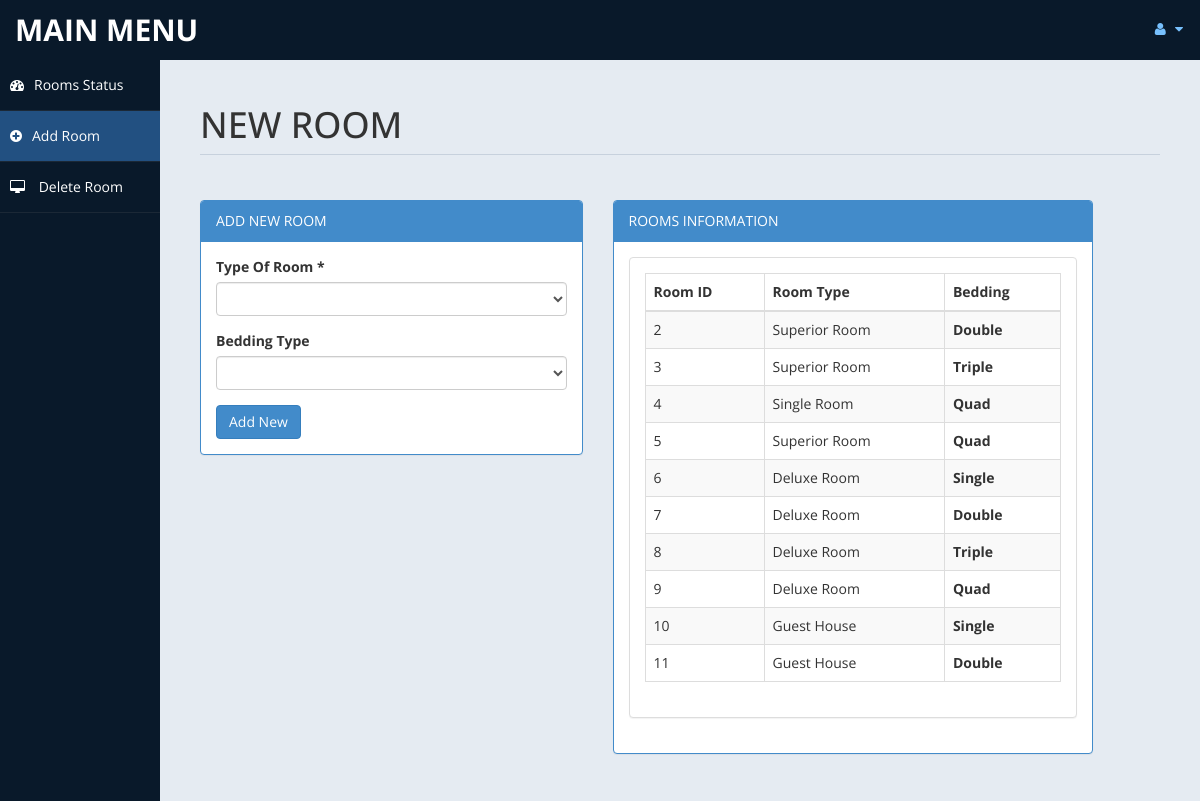
The app's page /admin/room.php (signed in) with its own data.
### tables this page shows
CREATE TABLE `room` (
  `id` int(10) UNSIGNED NOT NULL,
  `type` varchar(15) DEFAULT NULL,
  `bedding` varchar(10) DEFAULT NULL,
  `place` varchar(10) DEFAULT NULL,
  `cusid` int(11) DEFAULT NULL
);

### admin/room.php (the view, shortened to what this page needs)
<!DOCTYPE html>
<html xmlns="http://www.w3.org/1999/xhtml">
<head>
    <link href="assets/css/bootstrap.css" rel="stylesheet" />
    <link href="assets/css/font-awesome.css" rel="stylesheet" />
    <link href="assets/css/custom-styles.css" rel="stylesheet" />
</head>
<body>
    <div id="wrapper">
        <nav class="navbar navbar-default top-navbar" role="navigation">
            <div class="navbar-header">
                <a class="navbar-brand" href="home.php">MAIN MENU </a>
            </div>
            <ul class="nav navbar-top-links navbar-right">
                <li class="dropdown">
                    <a class="dropdown-toggle" data-toggle="dropdown" href="#" aria-expanded="false">
                        <i class="fa fa-user fa-fw"></i> <i class="fa fa-caret-down"></i>
                    </a>
                </li>
            </ul>
        </nav>
        <nav class="navbar-default navbar-side" role="navigation">
            <div class="sidebar-collapse">
                <ul class="nav" id="main-menu">
                    <li>
                        <a  href="settings.php"><i class="fa fa-dashboard"></i>Rooms Status</a>
                    </li>
					<li>
                        <a  class="active-menu" href="room.php"><i class="fa fa-plus-circle"></i>Add Room</a>
                    </li>
                    <li>
                        <a  href="roomdel.php"><i class="fa fa-desktop"></i> Delete Room</a>
                    </li>
            </div>
        </nav>
        <div id="page-wrapper" >
            <div id="page-inner">
			 <div class="row">
                    <div class="col-md-12">
                        <h1 class="page-header">
                           NEW ROOM <small></small>
                        </h1>
                    </div>
                </div>
            <div class="row">
                <div class="col-md-5 col-sm-5">
                    <div class="panel panel-primary">
                        <div class="panel-heading">
                            ADD NEW ROOM
                        </div>
                        <div class="panel-body">
						<form name="form" method="post">
                       <div class="form-group">
                        <label>Type Of Room *</label>
                        <select name="troom"  class="form-control" required>
						<option value selected ></option>
                        <option value="Superior Room">SUPERIOR ROOM</option>
                     </select>
                 </div>
				<div class="form-group">
                   <label>Bedding Type</label>
                   <select name="bed" class="form-control" required>
					<option value selected ></option>
                    <option value="Single">Single</option>
                </select>
             </div>
				<input type="submit" name="add" value="Add New" class="btn btn-primary">
	</form>
		<?php
			 include('db.php');
		?>
                        </div>
                    </div>
                </div>
            <div class="row">
                <div class="col-md-6 col-sm-6">
                    <div class="panel panel-primary">
                        <div class="panel-heading">
                            ROOMS INFORMATION
                        </div>
                        <div class="panel-body">
                    <div class="panel panel-default">
                        <?php
						$sql = "select * from room limit 0,10";
						$re = mysqli_query($con,$sql)
						?>
                        <div class="panel-body">
                            <div class="table-responsive">
                                <table class="table table-striped table-bordered table-hover" id="dataTables-example">
                                    <thead>
                                        <tr>
                                            <th>Room ID</th>
                                            <th>Room Type</th>
											<th>Bedding</th>
                                        </tr>
                                    </thead>
                                    <tbody>
		<?php
		while($row= mysqli_fetch_array($re))
			{
					$id = $row['id'];
			if($id % 2 == 0)
				{
					echo "<tr class=odd gradeX>
						<td>".$row['id']."</td>
						<td>".$row['type']."</td>
					   <th>".$row['bedding']."</th>
					</tr>";
				}
				else
					{
					echo"<tr class=even gradeC>
					<td>".$row['id']."</td>
					<td>".$row['type']."</td>
				   <th>".$row['bedding']."</th>
				</tr>";
				}
			}
		?>
                                    </tbody>
                                </table>
                            </div>
                        </div>
                    </div>
                       </div>
                    </div>
                </div>
            </div>
					</div>
            </div>
        </div>
</body>
</html>

### admin/assets/css/custom-styles.css (style rules this page uses)
body { font-family: 'Open Sans', sans-serif; }
#wrapper { width: 100%; background:#09192A; }
#page-wrapper { padding: 15px 15px; min-height: 600px; background:#E5EBF2; }
#page-inner { width:100%; margin:10px 20px 10px 0px; background-color:transparent; padding:10px; min-height:1200px; }
h1, .h1, h2, .h2, h3, .h3 { margin-top: 7px; margin-bottom: -5px; }
.page-header { padding-bottom: 9px; margin: 10px 0 45px; border-bottom: 1px solid #C7D1DD; }
.top-navbar { margin:0px; }
.top-navbar .navbar-brand { color: #fff; width: 260px; text-align: left; height: 60px; font-size: 30px; font-weight: 700; text-transform: uppercase; line-height: 30px; }
.top-navbar .nav > li { position: relative; display: inline-block; }
.top-navbar .nav > li > a { position: relative; display: block; padding: 19px 15px; color: #77C0FD; }
.active-menu { background-color:#225081!important; }
.sidebar-collapse , .sidebar-collapse .nav { background:none; }
.sidebar-collapse .nav { padding:0; width: 160px; }
.sidebar-collapse .nav > li > a { color:#fff; background:transparent; text-shadow:none; width: 160px; }
.sidebar-collapse > .nav > li > a { padding:15px 10px; width: 160px; }
.sidebar-collapse > .nav > li { border-bottom: 1px solid rgba(107, 108, 109, 0.19); width: 160px; }
.navbar-side { border:none; background-color: transparent; }
.top-navbar { background:#09192A; border-bottom:none; }
.top-navbar .nav > li > a > i { margin-right: 2px; }
.navbar-default { border:0px solid black; }
.navbar-header { background: #09192A; }
.nav > li > a > i { margin-right:10px; }
@media (min-width:768px) { #page-wrapper { margin: 0 0 0 160px; padding: 15px 30px; min-height: 1200px; } }
@media (min-width:768px) { .navbar-side { z-index: 1; position: absolute; width: 260px; } }
@media (min-width:768px) { .navbar { border-radius: 0px; } }

### records on screen
room: id "2", type "Superior Room", bedding "Double"
room: id "3", type "Superior Room", bedding "Triple"
room: id "4", type "Single Room", bedding "Quad"
room: id "5", type "Superior Room", bedding "Quad"
room: id "6", type "Deluxe Room", bedding "Single"
room: id "7", type "Deluxe Room", bedding "Double"
room: id "8", type "Deluxe Room", bedding "Triple"
room: id "9", type "Deluxe Room", bedding "Quad"
room: id "10", type "Guest House", bedding "Single"
room: id "11", type "Guest House", bedding "Double"
